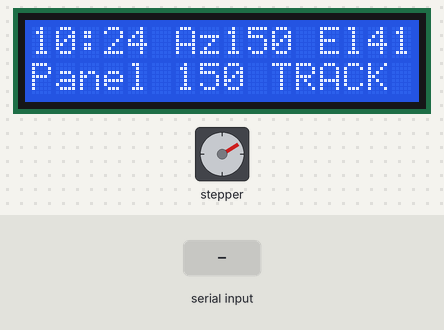
Simulated run of this sketch. Board: Arduino Uno, built with avr-gcc and run on an emulated ATmega328P. On the bench: stepper motor, 16×2 character LCD. Wiring (inferred from the names in the program): stepper motor (2048 steps per turn assumed): coils pin 8, pin 9, pin 10, pin 11. The test bench sets the inputs (shaded band). The local clock reads 2024-03-15 10:24:30 at power-on unless the sketch sets it; what the sketch prints to the serial monitor is not drawn.

Above: at 1.3 s.
1.4 s: "D\n" received over Serial
At 2.45 s:
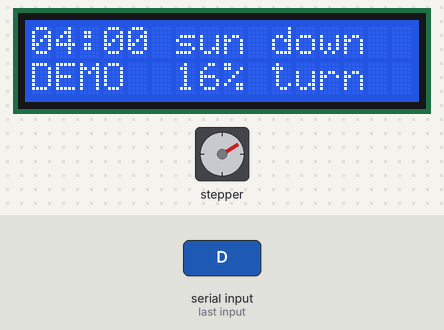
At 5.8 s:
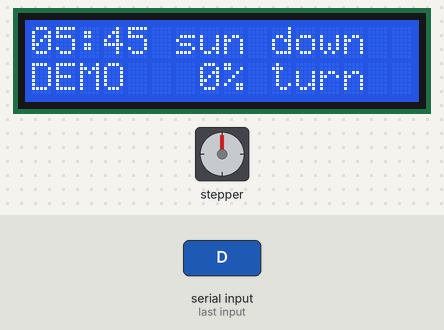
12.4 s: "d\n" received over Serial
At 17.75 s:
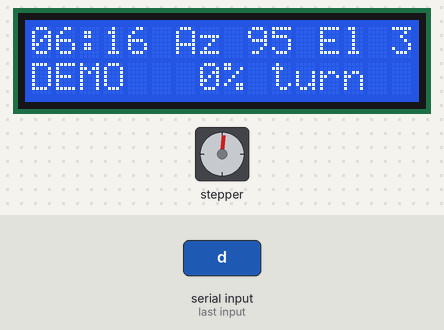
Timing chart, 0 to 25.5 s (numbered marks = the images above; inputs shaded):
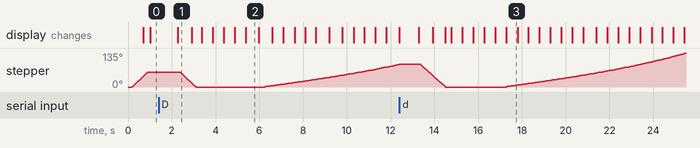

The sketch:

solar_tracker.ino
```cpp
// Single-axis solar tracker: points the 28BYJ-48 at the sun's compass direction.
//
// Hardware (same as rtc_test + motor_test + lcd_test):
//   DS3231: SDA -> A4, SCL -> A5.  ULN2003: IN1..IN4 -> D8..D11.
//   1602 LCD: RS -> D7, E -> D6, D4..D7 -> D5, D4, D3, D2 (see lcd_test for the rest).
//
// Motor range: step 0 = due east (azimuth 90°), half a revolution = due west (270°).
// IMPORTANT: there is no position sensor. At power-up the sketch assumes the motor
// is at step 0, so point the shaft/panel due EAST before plugging in.
//
// Serial commands (9600 baud, end with newline):
//   D              demo: play today's sun path in about 30 seconds, then resume.
//                  With DEMO_EXAGGERATE the sunrise-to-sunset arc is stretched to a
//                  full revolution, then the motor spins back home at sunset.
//   T<unix secs>   set the RTC (local standard time); used by tools/set_rtc_time.pl

#include <Wire.h>
#include <RTClib.h>
#include <LiquidCrystal.h>
#include <math.h>

// ---- Location and time ----
const float LATITUDE  = 42.3601;   // Boston, MA (degrees north)
const float LONGITUDE = -71.0589;  // degrees east (west is negative)
const int   UTC_OFFSET_HOURS = -5; // the RTC holds EST all year (no daylight saving)

// ---- Motor ----
const uint8_t MOTOR_PINS[4] = {8, 9, 10, 11};  // IN1, IN2, IN3, IN4
const uint8_t HALF_STEPS[8][4] = {
  {1, 0, 0, 0}, {1, 1, 0, 0}, {0, 1, 0, 0}, {0, 1, 1, 0},
  {0, 0, 1, 0}, {0, 0, 1, 1}, {0, 0, 0, 1}, {1, 0, 0, 1},
};
const long STEPS_PER_REV = 4096;               // half-steps per output-shaft revolution
const long STEPS_EAST_TO_WEST = STEPS_PER_REV / 2;
const float EAST_AZIMUTH = 90.0;
const float WEST_AZIMUTH = 270.0;
const unsigned long STEP_INTERVAL_US = 1000;   // ~15 RPM

// ---- Timing ----
const unsigned long TRACK_INTERVAL_MS  = 10000;  // recompute the sun every 10 s
const unsigned long REPORT_INTERVAL_MS = 60000;  // print status every minute
const unsigned long DEMO_TICK_MS       = 100;    // demo: update 10 times a second
const uint32_t DEMO_START_SECS = 4UL * 3600;     // demo plays 04:00 ...
const uint32_t DEMO_END_SECS   = 21UL * 3600;    // ... to 21:00
const uint32_t DEMO_SIM_SECS_PER_TICK = (DEMO_END_SECS - DEMO_START_SECS) / 300;  // ~30 s total
const bool DEMO_EXAGGERATE = true;  // demo only: sunrise..sunset = one full revolution

const unsigned long LCD_INTERVAL_MS = 500;     // screen refresh

RTC_DS3231 rtc;
LiquidCrystal lcd(7, 6, 5, 4, 3, 2);  // RS, E, D4, D5, D6, D7
bool timeValid = false;
float lastAz = 0, lastEl = -90;       // latest real sun position, for the screen
unsigned long lastLcdMs = 0;

long position = 0;   // current motor step (0 = east)
long target = 0;     // step the motor is heading to
uint8_t phase = 0;
unsigned long lastStepUs = 0;
bool coilsOn = false;

bool demoRunning = false;
DateTime demoTime;
unsigned long lastDemoTickMs = 0;
uint32_t demoLastPrintSecs = 0;
float demoRiseAz = EAST_AZIMUTH;  // today's sun azimuth at sunrise and sunset,
float demoSetAz = WEST_AZIMUTH;   // found when the demo starts

unsigned long lastTrackMs = 0;
unsigned long lastReportMs = 0;

// ---------------------------------------------------------------- motor

void applyPhase(uint8_t p) {
  for (uint8_t i = 0; i < 4; i++) digitalWrite(MOTOR_PINS[i], HALF_STEPS[p][i]);
  coilsOn = true;
}

void releaseMotor() {
  for (uint8_t i = 0; i < 4; i++) digitalWrite(MOTOR_PINS[i], LOW);
  coilsOn = false;
}

// Take at most one step toward target; turn the coils off once there.
void runMotor() {
  if (position == target) {
    if (coilsOn) releaseMotor();
    return;
  }
  if (micros() - lastStepUs < STEP_INTERVAL_US) return;
  lastStepUs = micros();

  if (target > position) { phase = (phase + 1) % 8; position++; }
  else                   { phase = (phase + 7) % 8; position--; }
  applyPhase(phase);
}

// ---------------------------------------------------------------- sun position

// Sun azimuth (degrees clockwise from north) and elevation (degrees above the
// horizon) for a local-standard-time moment. NOAA approximation, good to ~0.5°.
void sunPosition(const DateTime& local, float& azimuth, float& elevation) {
  DateTime utc = local - TimeSpan((int32_t)UTC_OFFSET_HOURS * 3600);

  long dayOfYear = (DateTime(utc.year(), utc.month(), utc.day()).unixtime() -
                    DateTime(utc.year(), 1, 1).unixtime()) / 86400L + 1;
  float hourUtc = utc.hour() + utc.minute() / 60.0 + utc.second() / 3600.0;

  float g = 2.0 * PI / 365.0 * (dayOfYear - 1 + (hourUtc - 12.0) / 24.0);  // fractional year (radians)

  float eqTimeMin = 229.18 * (0.000075 + 0.001868 * cos(g) - 0.032077 * sin(g)
                              - 0.014615 * cos(2 * g) - 0.040849 * sin(2 * g));
  float decl = 0.006918 - 0.399912 * cos(g) + 0.070257 * sin(g)
               - 0.006758 * cos(2 * g) + 0.000907 * sin(2 * g)
               - 0.002697 * cos(3 * g) + 0.00148 * sin(3 * g);          // radians

  float solarTimeMin = hourUtc * 60.0 + eqTimeMin + 4.0 * LONGITUDE;
  float hourAngle = radians(solarTimeMin / 4.0 - 180.0);
  float lat = radians(LATITUDE);

  float sinElev = sin(lat) * sin(decl) + cos(lat) * cos(decl) * cos(hourAngle);
  elevation = degrees(asin(sinElev));

  // Angle from south, then shift so 0° = north, 90° = east.
  float fromSouth = atan2(sin(hourAngle),
                          cos(hourAngle) * sin(lat) - tan(decl) * cos(lat));
  azimuth = degrees(fromSouth) + 180.0;
}

// Motor step for a sun position: track between east and west while the sun is up,
// wait at the nearest end if it's outside that range, go home (east) at night.
long stepsForSun(float azimuth, float elevation) {
  if (elevation <= 0) return 0;
  float a = constrain(azimuth, EAST_AZIMUTH, WEST_AZIMUTH);
  return lround((a - EAST_AZIMUTH) / (WEST_AZIMUTH - EAST_AZIMUTH) * STEPS_EAST_TO_WEST);
}

// Demo only: stretch today's sunrise..sunset arc to one full revolution.
long demoStepsForSun(float azimuth, float elevation) {
  if (elevation <= 0) return 0;
  float f = (azimuth - demoRiseAz) / (demoSetAz - demoRiseAz);
  return lround(constrain(f, 0.0, 1.0) * STEPS_PER_REV);
}

// Scan the day in 10-minute steps for the sun's azimuth at sunrise and sunset.
void findDemoArc(const DateTime& midnight) {
  bool wasUp = false;
  for (uint32_t s = 0; s < 86400UL; s += 600) {
    float az, el;
    sunPosition(midnight + TimeSpan(s), az, el);
    bool up = el > 0;
    if (up && !wasUp) demoRiseAz = az;
    if (up) demoSetAz = az;
    wasUp = up;
  }
}

float stepsToAzimuth(long steps) {
  return EAST_AZIMUTH + (float)steps / STEPS_EAST_TO_WEST * (WEST_AZIMUTH - EAST_AZIMUTH);
}

void printStatus(const char* label, const DateTime& t, float az, float el) {
  char buf[] = "YYYY-MM-DD hh:mm";
  Serial.print(label);
  Serial.print(t.toString(buf));
  Serial.print(F("  sun az "));
  Serial.print(az, 1);
  Serial.print(F("  el "));
  Serial.print(el, 1);
  Serial.print(F("  ->  motor "));
  Serial.print(target);
  if (demoRunning && DEMO_EXAGGERATE) {
    Serial.print(F(" steps ("));
    Serial.print(target * 100L / STEPS_PER_REV);
    Serial.println(el > 0 ? F("% of the turn)") : F("%, night: home)"));
    return;
  }
  Serial.print(F(" steps ("));
  Serial.print(stepsToAzimuth(target), 1);
  Serial.println(el > 0 ? F(" deg)") : F(" deg, night: home)"));
}

// ---------------------------------------------------------------- LCD

// Write one 16-character row, padding with spaces so old text is overwritten
// (faster than lcd.clear(), which would stall the motor for a few ms).
void lcdRow(uint8_t row, const char* text) {
  lcd.setCursor(0, row);
  uint8_t n = 0;
  for (; text[n] && n < 16; n++) lcd.write(text[n]);
  for (; n < 16; n++) lcd.write(' ');
}

// Row 1: time and sun, e.g. "11:32 Az181 El31" or "19:47 sun down".
// Row 2: where the panel points and what it's doing, e.g. "Panel 181 TRACK".
//   TRACK = following the sun, MOVE = turning, WAIT = sun outside east-west range,
//   HOME = night, DEMO = demo running.
void showStatus(const DateTime& t, float az, float el) {
  char row[17];

  if (el > 0) {
    snprintf(row, sizeof row, "%02d:%02d Az%3d El%2d",
             t.hour(), t.minute(), (int)lround(az), (int)lround(el));
  } else {
    snprintf(row, sizeof row, "%02d:%02d sun down", t.hour(), t.minute());
  }
  lcdRow(0, row);

  if (!timeValid) {
    lcdRow(1, "Set clock: T cmd");
    return;
  }
  if (demoRunning && DEMO_EXAGGERATE) {
    snprintf(row, sizeof row, "DEMO %3ld%% turn", position * 100L / STEPS_PER_REV);
    lcdRow(1, row);
    return;
  }

  const char* state;
  if (demoRunning)                                   state = "DEMO";
  else if (position != target)                       state = "MOVE";
  else if (el <= 0)                                  state = "HOME";
  else if (az < EAST_AZIMUTH || az > WEST_AZIMUTH)   state = "WAIT";
  else                                               state = "TRACK";
  snprintf(row, sizeof row, "Panel %3d %s", (int)lround(stepsToAzimuth(position)), state);
  lcdRow(1, row);
}

// ---------------------------------------------------------------- serial commands

void handleSerial() {
  if (!Serial.available()) return;
  char line[16];
  size_t n = Serial.readBytesUntil('\n', line, sizeof(line) - 1);
  line[n] = '\0';

  if (line[0] == 'T') {
    uint32_t t = strtoul(line + 1, NULL, 10);
    if (t < 1700000000UL) { Serial.println(F("Bad time value")); return; }
    rtc.adjust(DateTime(t));
    timeValid = true;
    char buf[] = "YYYY-MM-DD hh:mm:ss";
    Serial.print(F("Time set: "));
    Serial.println(DateTime(t).toString(buf));
    lastTrackMs = millis() - TRACK_INTERVAL_MS;  // re-aim right away
  } else if (line[0] == 'D' || line[0] == 'd') {
    if (!timeValid) { Serial.println(F("Set the time first")); return; }
    DateTime now = rtc.now();
    DateTime midnight(now.year(), now.month(), now.day());
    findDemoArc(midnight);
    demoTime = midnight + TimeSpan(DEMO_START_SECS);
    demoLastPrintSecs = 0;
    demoRunning = true;
    Serial.print(F("Demo: today's sun path, 04:00 to 21:00"));
    if (DEMO_EXAGGERATE) {
      Serial.print(F(", sunrise ("));
      Serial.print(demoRiseAz, 0);
      Serial.print(F(" deg) to sunset ("));
      Serial.print(demoSetAz, 0);
      Serial.print(F(" deg) stretched to a full turn"));
    }
    Serial.println();
  }
}

// ---------------------------------------------------------------- main

void setup() {
  Serial.begin(9600);
  Serial.setTimeout(100);
  for (uint8_t i = 0; i < 4; i++) pinMode(MOTOR_PINS[i], OUTPUT);
  releaseMotor();

  lcd.begin(16, 2);
  lcdRow(0, "Solar tracker");
  lcdRow(1, "Starting...");

  Serial.println(F("Solar tracker starting (motor assumed at EAST = step 0)"));
  if (!rtc.begin()) {
    Serial.println(F("RTC not found. Check SDA->A4, SCL->A5, VCC, GND."));
    lcdRow(0, "RTC not found");
    lcdRow(1, "Check A4/A5");
    while (true) {}
  }
  timeValid = !rtc.lostPower();
  if (!timeValid) {
    Serial.println(F("RTC lost power: set it with tools/set_rtc_time.pl. Motor stays home."));
  }
  Serial.println(F("Send D for a 30-second demo of today's sun path."));
  lastTrackMs = millis() - TRACK_INTERVAL_MS;   // aim immediately
  lastReportMs = millis() - REPORT_INTERVAL_MS; // and report immediately
}

void loop() {
  handleSerial();
  runMotor();

  if (demoRunning) {
    if (millis() - lastDemoTickMs < DEMO_TICK_MS) return;
    lastDemoTickMs = millis();

    float az, el;
    sunPosition(demoTime, az, el);
    target = DEMO_EXAGGERATE ? demoStepsForSun(az, el) : stepsForSun(az, el);

    if (millis() - lastLcdMs >= LCD_INTERVAL_MS) {
      lastLcdMs = millis();
      showStatus(demoTime, az, el);
    }

    uint32_t secsOfDay = demoTime.hour() * 3600UL + demoTime.minute() * 60UL;
    if (secsOfDay - demoLastPrintSecs >= 1800 || demoLastPrintSecs == 0) {  // every 30 sim-minutes
      demoLastPrintSecs = secsOfDay - (secsOfDay % 1800);
      printStatus("[demo] ", demoTime, az, el);
    }

    demoTime = demoTime + TimeSpan(DEMO_SIM_SECS_PER_TICK);
    if (demoTime.hour() * 3600UL >= DEMO_END_SECS) {
      demoRunning = false;
      Serial.println(F("Demo finished, following the real clock again"));
      lastTrackMs = millis() - TRACK_INTERVAL_MS;
      lastReportMs = millis() - REPORT_INTERVAL_MS;
    }
    return;
  }

  if (!timeValid) target = 0;

  if (timeValid && millis() - lastTrackMs >= TRACK_INTERVAL_MS) {
    lastTrackMs = millis();
    DateTime now = rtc.now();
    sunPosition(now, lastAz, lastEl);
    target = stepsForSun(lastAz, lastEl);

    if (millis() - lastReportMs >= REPORT_INTERVAL_MS) {
      lastReportMs = millis();
      printStatus("", now, lastAz, lastEl);
    }
  }

  if (millis() - lastLcdMs >= LCD_INTERVAL_MS) {
    lastLcdMs = millis();
    showStatus(rtc.now(), lastAz, lastEl);
  }
}
```

Measured:
- after the input at 1.4 s, stepper: turns 59° counter-clockwise in 0.72 s, then 90° clockwise in 6.1 s; the display: changes after 0.88 s (image 1)
- after the input at 12.4 s, the display: first changes after 0.88 s (image 3 shows a later state)
- by itself, stepper: turns 59° clockwise in 0.68 s
- what the display in image 2 shows lasts 0.6 s, from 5.4 s to 6.0 s
- what the display in image 3 shows lasts 0.5 s, from 17.3 s to 17.8 s
